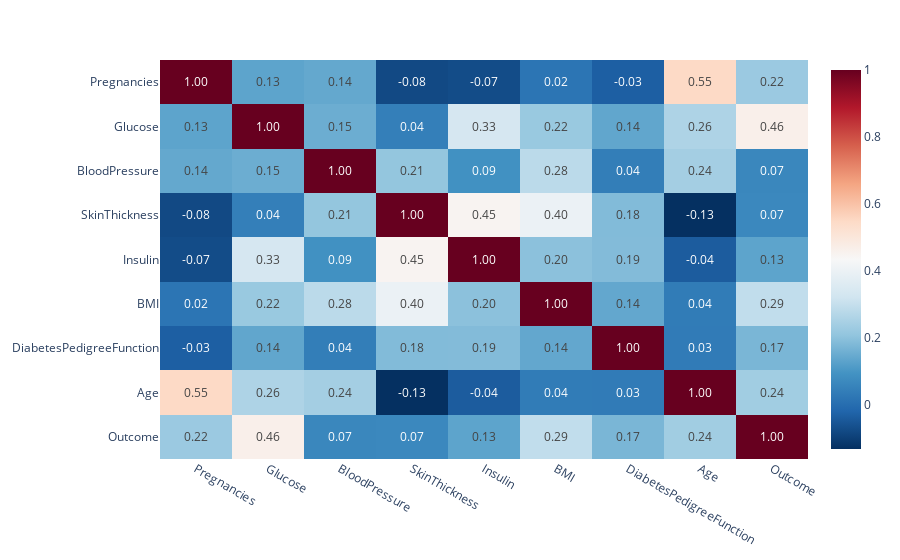

Notebook cell for this chart:
### Code cell
import plotly.express as px
plt.figure(figsize=(10,8))
fig = px.imshow(df.corr(), text_auto='.2f', aspect="auto", color_continuous_scale='RdBu_r')
fig.show()

### Figure 1 — Plotly figure (JSON) as saved in the notebook; plotly's stock layout.template omitted (floating-point values rounded to 4 significant figures)
{"data": [{"coloraxis": "coloraxis", "hovertemplate": "x: %{x}<br>y: %{y}<br>color: %{z}<extra></extra>", "name": "0", "texttemplate": "%{z:.2f}", "type": "heatmap", "x": ["Pregnancies", "Glucose", "BloodPressure", "SkinThickness", "Insulin", "BMI", "DiabetesPedigreeFunction", "Age", "Outcome"], "xaxis": "x", "y": ["Pregnancies", "Glucose", "BloodPressure", "SkinThickness", "Insulin", "BMI", "DiabetesPedigreeFunction", "Age", "Outcome"], "yaxis": "y", "z": [[1, 0.1317, 0.1413, -0.07944, -0.07407, 0.01793, -0.03331, 0.5483, 0.2232], [0.1317, 1, 0.153, 0.04288, 0.3349, 0.2208, 0.1369, 0.2579, 0.4646], [0.1413, 0.153, 1, 0.2104, 0.089, 0.2818, 0.04125, 0.2403, 0.06507], [-0.07944, 0.04288, 0.2104, 1, 0.4485, 0.3967, 0.1849, -0.1323, 0.06714], [-0.07407, 0.3349, 0.089, 0.4485, 1, 0.1982, 0.1854, -0.04012, 0.132], [0.01793, 0.2208, 0.2818, 0.3967, 0.1982, 1, 0.1405, 0.03529, 0.2925], [-0.03331, 0.1369, 0.04125, 0.1849, 0.1854, 0.1405, 1, 0.0327, 0.1735], [0.5483, 0.2579, 0.2403, -0.1323, -0.04012, 0.03529, 0.0327, 1, 0.2352], [0.2232, 0.4646, 0.06507, 0.06714, 0.132, 0.2925, 0.1735, 0.2352, 1]]}], "layout": {"coloraxis": {"colorscale": [[0, "rgb(5,48,97)"], [0.1, "rgb(33,102,172)"], [0.2, "rgb(67,147,195)"], [0.3, "rgb(146,197,222)"], [0.4, "rgb(209,229,240)"], [0.5, "rgb(247,247,247)"], [0.6, "rgb(253,219,199)"], [0.7, "rgb(244,165,130)"], [0.8, "rgb(214,96,77)"], [0.9, "rgb(178,24,43)"], [1, "rgb(103,0,31)"]]}, "margin": {"t": 60}, "xaxis": {"anchor": "y", "domain": [0, 1]}, "yaxis": {"anchor": "x", "autorange": "reversed", "domain": [0, 1]}}}
